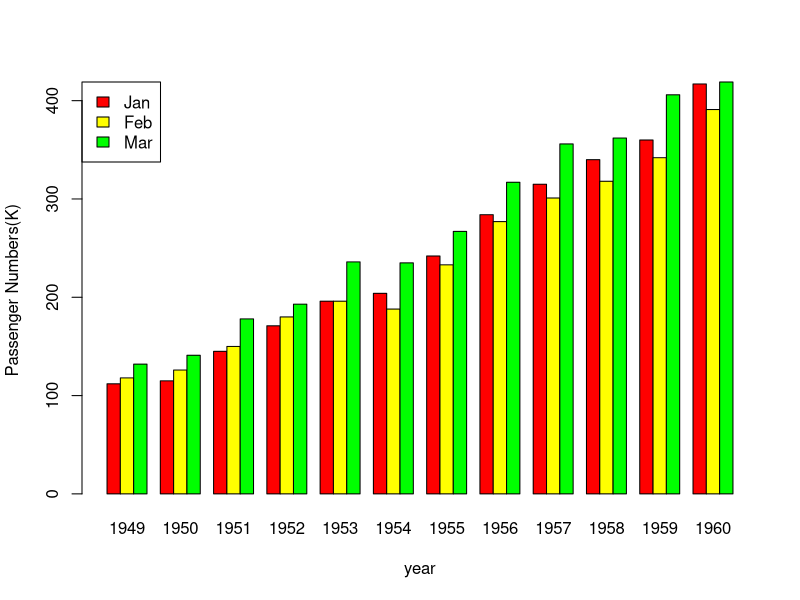

Here is the R script that generated this plot:
data <- matrix(AirPassengers, nrow = 12, ncol = 12, byrow = T)
colnames(data)<-  c("Jan","Feb","Mar","Apr","May","Jun","Jul", "Aug", "Sep", "Oct", "Nov", "Dec")
rownames(data) <- c("1949","1950","1951","1952","1953","1954","1955","1956","1957","1958","1959","1960") 
new_data <-t(data[,c(1:3)])
barplot(new_data,
        beside =T,las=0,xlab = "year",ylab = "Passenger Numbers(K)",
        col=c('red','yellow','green'),legend=rownames(new_data),
                                      args.legend = list(x = "topleft"))
       
